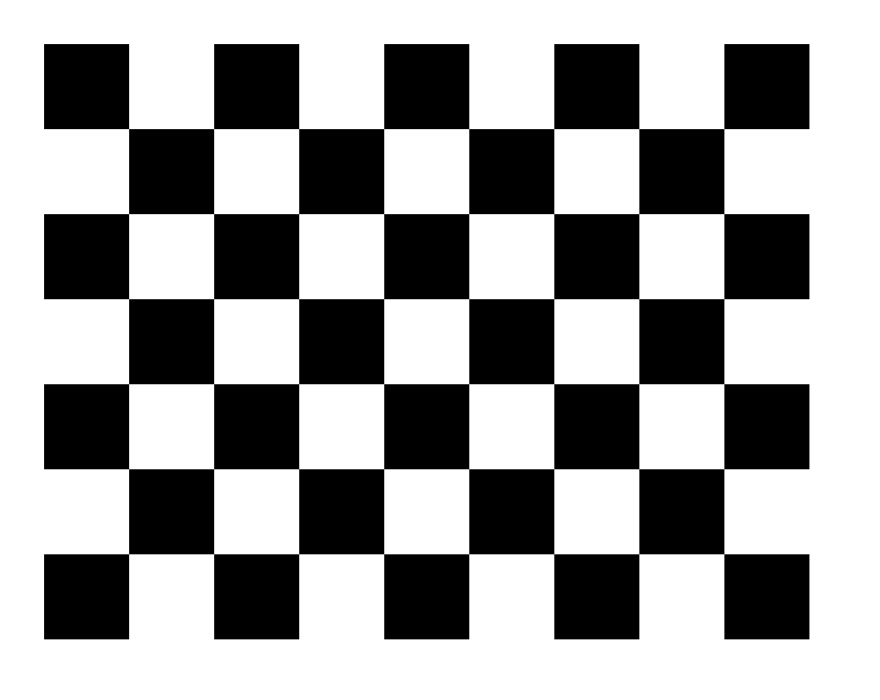
//> input picture AssignmentIII/part_a/checkerboard.png, 4400 x 3500 px (shown at 1/5 size)
$ ./hw3_b part_a/checkerboard.png   (built with g++ and OpenCV 4)
//> lines starting //> are read from the running program, lines starting //| are printed output that depends on the picture; after the words box and inside, x2 and y2 are one past the last pixel; in counts of white or black regions, pixels touching at a corner belong together
// This program is a simple template of an C++ program loading and showing image with OpenCV.
// You can ignore this file and write your own program.
// The program takes a image file name as an argument.

#include <stdio.h>
#include "opencv2/opencv.hpp"
using namespace std;
using namespace cv;

float calculateMoment(Mat Image, float a, float b);
float calculateCentralMoment(Mat Image, float j, float b, float x, float y);

int main(int argc, char **argv) {

	// Check number of arguments.
	// If no argument input, exit the program.
	if ( argc != 2 )
		exit(1);

	Mat SrcImage, WorkImage;

	// Load a gray scale picture.
	SrcImage = imread(argv[1], 0);
//> SrcImage is the input picture: 3500 rows x 4400 cols, CV_8UC1; min 0, max 255, mean 159.2
	if (!SrcImage.data)
		exit(1);

	// Create windows for debug.
	//namedWindow("SrcImage", WINDOW_AUTOSIZE);
	//namedWindow("WorkImage", WINDOW_AUTOSIZE);
	if (SrcImage.channels()>1)
		cvtColor(SrcImage, SrcImage, CV_BGR2GRAY);
	//else gray = original;

	blur(SrcImage, SrcImage, Size(3, 3));


	// Show the source image.
	//imshow("SrcImage", SrcImage);
	//waitKey(0);

	// Duplicate the source iamge.
	WorkImage = SrcImage.clone();


	Mat canny_output;
	vector<vector<Point> > contours;
	vector<Vec4i> hierarchy;
	// For images 1-3
	int thresh = 100;
	// For image 4
	int max_thresh = 255;
	//RNG rng(12345);

	/// Detect edges using canny
	Canny(WorkImage, canny_output, thresh, thresh * 2, 3);
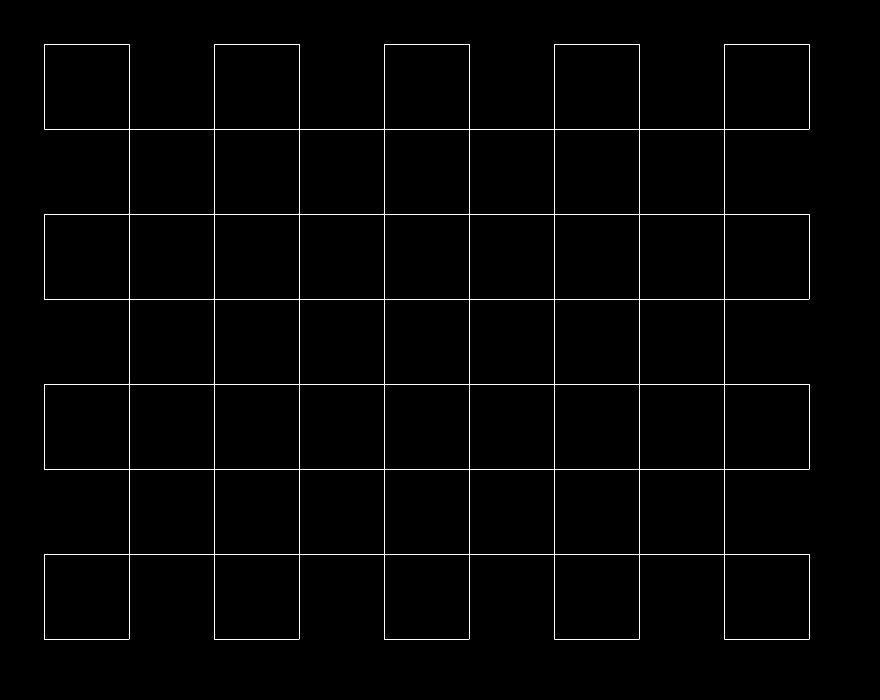
//> canny_output: 3500 rows x 4400 cols, CV_8UC1 (shown at 1/5 size); 0.35% white in thin lines or dots, all inside (x1, y1, x2, y2) = (220, 220, 4048, 3197)
	/// Find contours
	findContours(canny_output, contours, hierarchy, CV_RETR_TREE, CV_CHAIN_APPROX_SIMPLE, Point(0, 0));
//> contours = 89 contours, 41 with area under 20; largest, box (x1, y1, x2, y2) and area: (220, 220, 4048, 3197) 8496599, (1070, 1070, 1497, 1497) 181456, (2345, 1070, 2773, 1499) 181056, (3619, 220, 4048, 647) 181049, (3621, 2771, 4048, 3197) 181039

	/// Get the moments
	vector<Moments> mu(contours.size());
//> mu = 89 items
	for (int i = 0; i < contours.size(); i++)
	{
		mu[i] = moments(contours[i], false);
	}
//> this loop made 89 passes

	///  Get the mass centers (aka centroid):
	vector<Point2f> mc(contours.size());
	for (int i = 0; i < contours.size(); i++)
	{
		mc[i] = Point2f(mu[i].m10 / mu[i].m00, mu[i].m01 / mu[i].m00);
	}
//> after the loop, mc = 89 Points (x, y), first 12: [4045.7, 1283], [2060.8, 1708], [3834, 2983.5], [2983.5, 2983.5], [2133.5, 2983.5], [1283, 2983.5], [432.5, 2983.5], [3196, 2771], [2771, 2771], [2346, 2771], [1921, 2771], [1495.6, 2770.8]

	// [28 lines of commented-out code are left out]
	for (int i = 0; i < contours.size(); i++)
	{
		float theta;
		// Further filter of noise: No area too small, and no border of the entire picture.
		if (mu[i].m00 > 20 && mu[i].m00 < 100000)
		{
			theta = 0.5 * atan2(2 * mu[i].m11, mu[i].m20 - mu[i].m02);
			//cout << "theta = " << (theta * 180.0 / 3.14) << endl << endl;
			//cout << "Number: " << i << " " << mc[i].x << " " << mc[i].y << " " << (theta * 180.0 / 3.14) << endl << endl;
			cout << mc[i].x << " " << mc[i].y << " " << (theta * 180.0 / 3.14) << endl;
		}
	}

	//Extract the contour of
	/* If you're familiar with OpenCV, findContours() will be a better way.*/
//	GaussianBlur(WorkImage, WorkImage, Size( 5, 5), 0, 0);
//	threshold(WorkImage, WorkImage, 160, 255, THRESH_BINARY);
//	// Not sure what is the output... because put ONE threshold on 3 channel picture????????????
//	// Or maybe it's not a RGB picture?
//
//
//
//
//	//	// Opening
//	//	erode(WorkImage, WorkImage, Mat());
//	//	dilate(WorkImage, WorkImage, Mat());
//
//	//	// Duplicate the working iamge.
//		ComImage = WorkImage.clone();
//
//	// Show the working image after preprocessing.
//
//
//
//
//
////	for testing, draw a small picture:
////	Mat testImage(4,2,CV_8UC3, Scalar::all(0));
//
////	testImage.at<Vec3b>(0,0)[0] = 255;
////	testImage.at<Vec3b>(0,0)[1] = 255;
////	testImage.at<Vec3b>(0,0)[2] = 255;
//
////	testImage.at<Vec3b>(1,1)[0] = 255;
////	testImage.at<Vec3b>(1,1)[1] = 255;
////	testImage.at<Vec3b>(1,1)[2] = 255;
//
////	testImage.at<Vec3b>(2,1)[0] = 255;
////	testImage.at<Vec3b>(2,1)[1] = 255;
////	testImage.at<Vec3b>(2,1)[2] = 255;
//
////	testImage.at<Vec3b>(3,1)[0] = 255;
////	testImage.at<Vec3b>(3,1)[1] = 255;
////	testImage.at<Vec3b>(3,1)[2] = 255;
//
////	WorkImage = testImage.clone();
////	cout << WorkImage << endl;
//
//
//
//	float xc, yc, m11, m20, m02, theta;
//	xc = calculateMoment(WorkImage, 1, 0) / calculateMoment(WorkImage, 0, 0);
//	yc = calculateMoment(WorkImage, 0, 1) / calculateMoment(WorkImage, 0, 0);
//
//
//	cout << "xc, yc = " << xc << " " << yc << endl;
//	cout << "h, w = " << WorkImage.rows << " " << WorkImage.cols << endl;
//	cout << "xc, yc = " << xc / (float)WorkImage.rows << " " << yc / (float)WorkImage.cols << endl;
//
//
//	m11 = calculateCentralMoment(WorkImage, 1, 1, xc, yc);
//	m20 = calculateCentralMoment(WorkImage, 2, 0, xc, yc);
//	m02 = calculateCentralMoment(WorkImage, 0, 2, xc, yc);
//	theta = 0.5 * atan2(2*m11, m20 - m02);
//	cout << "theta = " << theta * 180.0 / 3.14 << endl << endl;
//
//	for (int i = -2; i <= 2; i++)
//	{
//		for (int j = -2; j <= 2; j++)
//		{
//			// For each chanel.... What's going on?????????????
//			for (int k = 0; k < 3; k++)
//			{
//				WorkImage.at<Vec3b>((int)xc + i, (int)yc + j)[k] = 0;
//			}
//		}
//	}
//
//	imshow("WorkImage", WorkImage);
	waitKey(0);

	return 0;
}

// [46 lines of commented-out code are left out]
